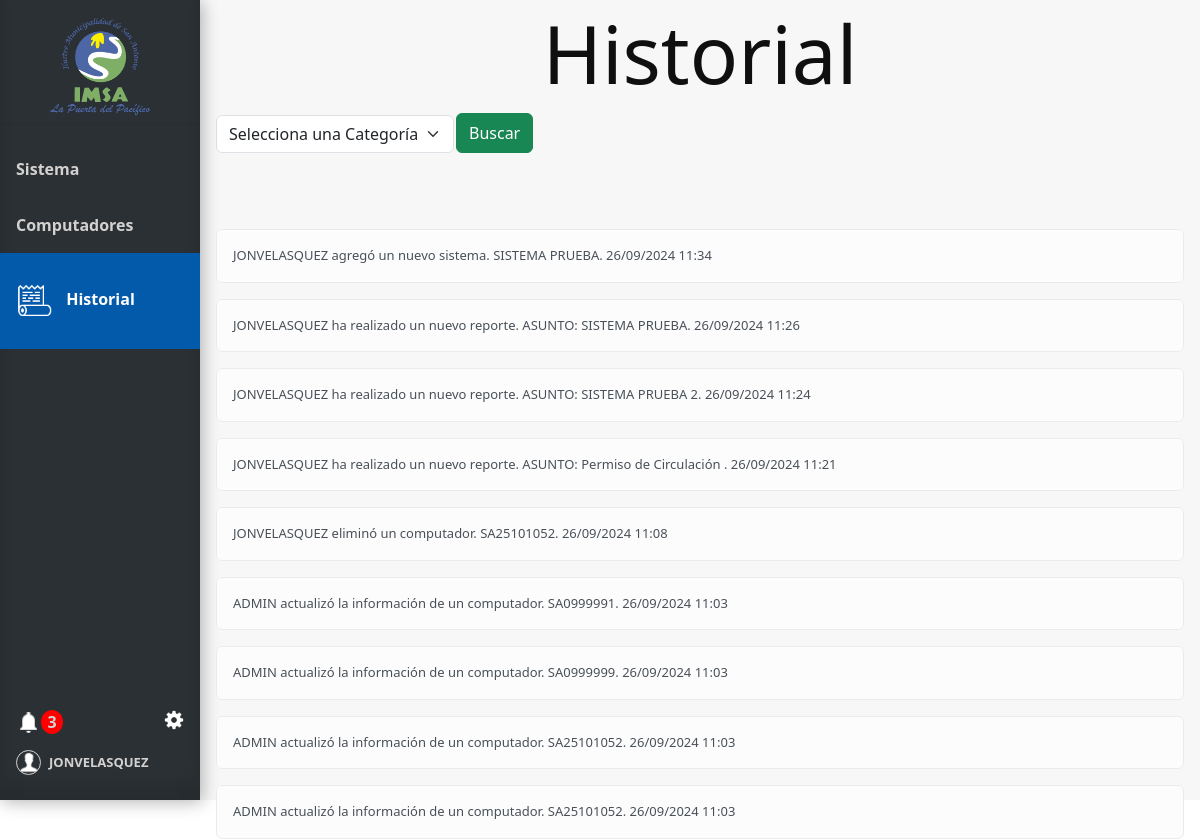
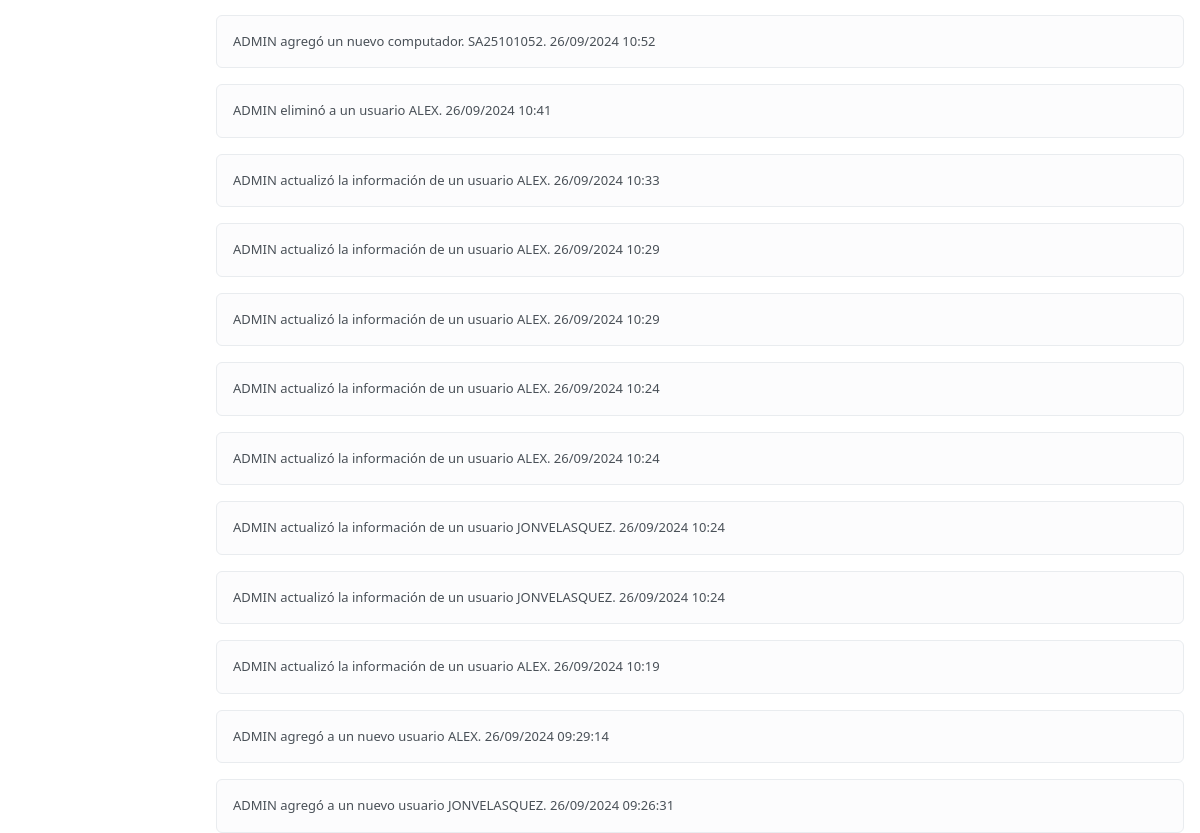
The page /historial (signed in) on the database as committed earlier (2 pictures, top to bottom).
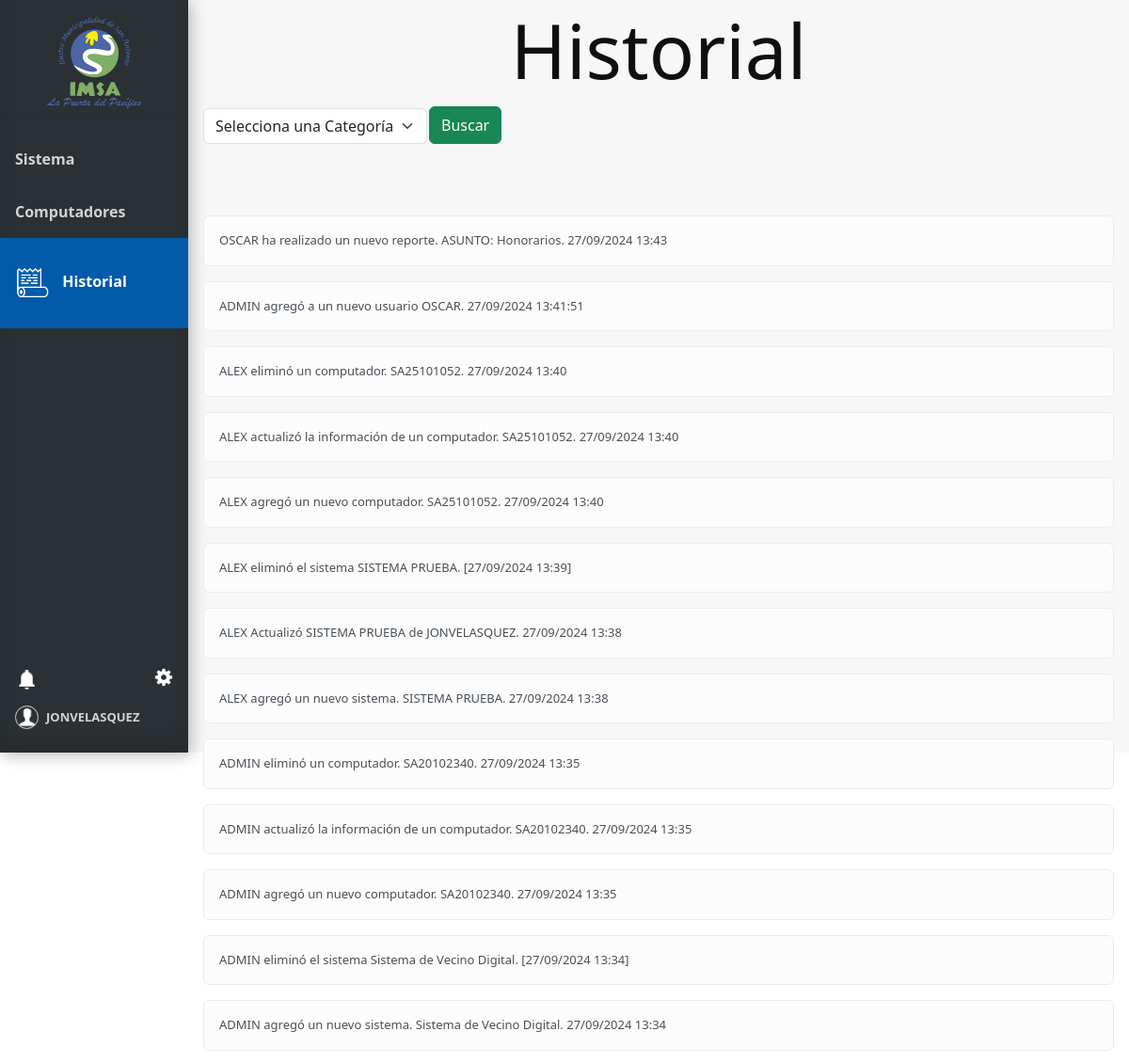
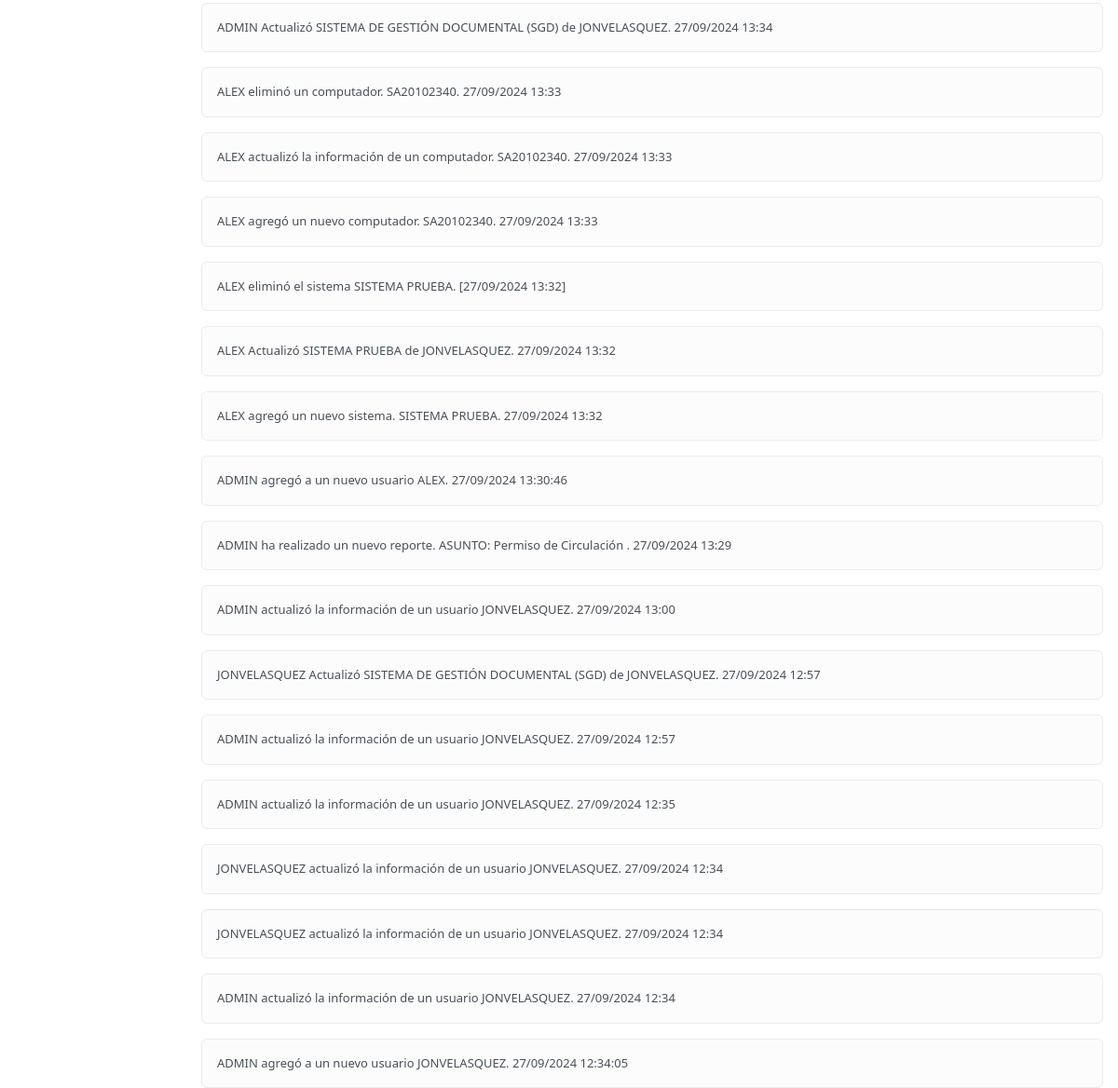
The same page on the database as committed later (2 pictures, top to bottom).
### tables this page shows
CREATE TABLE Usuario (
    Id_usuario INTEGER PRIMARY KEY AUTOINCREMENT,
    Nombre_user VARCHAR(100),
    Email VARCHAR(100),
    Psw VARCHAR(100),
    id_tipo_usuario INTEGER,
    FOREIGN KEY (id_tipo_usuario) REFERENCES Tipo_usuario(id_tipo_usuario)
);

CREATE TABLE Historial (
    Id_historial INTEGER PRIMARY KEY AUTOINCREMENT,
    usuario_historial VARCHAR(100),
    descripcion VARCHAR(100),
    fecha VARCHAR(100),
    id_categoria INTEGER,
    FOREIGN KEY (id_categoria) REFERENCES Categoria_Historial(id_categoria)
);

### app.py (the view, shortened to what this page needs)
@app.route('/historial', methods=['GET'])
@login_required
def historial():
    conn = get_db_connection()
    user=current_user
    num_notificaciones_totales = get_total_notifications(user.id)
    info_notificaciones = get_info_notifications(user.id)
    try:
        categoria_id = request.args.get('categoria')
        categorias = conn.execute("SELECT * FROM Categoria_historial").fetchall()
        registros = conn.execute("SELECT * FROM Historial ORDER BY fecha DESC").fetchall()
        return render_template('historial.html', registros=registros, categorias=categorias,  user=user, num_notificaciones_totales=num_notificaciones_totales, info_notificaciones=info_notificaciones)
    except Exception as e:
        flash(f"Error: {str(e)}", "danger")
    finally:
        conn.close()

### app.py (called while the page is built)
@login_manager.user_loader
def load_user(user_id):
    return Usuario.get_by_id(user_id)

def get_db_connection():
    conn = sqlite3.connect('database.db')
    conn.row_factory = sqlite3.Row
    return conn

def get_total_notifications(user_id):
    conn = get_db_connection()
    total_notifications = conn.execute(
        'SELECT COUNT(*) FROM Notificaciones WHERE id_usuario = ?  AND leido = false',
        (user_id,)
    ).fetchone()[0]
    conn.close()
    return total_notifications

def get_info_notifications(user_id):
    conn = get_db_connection()
    info_notifiaciones= conn.execute(
        'SELECT * FROM Notificaciones WHERE id_usuario = ? ORDER BY id_notificacion DESC LIMIT 6',
        (user_id,)
    ).fetchall()
    conn.close()
    return info_notifiaciones

### model.py (called while the page is built)
def get_db_connection():
    conn = sqlite3.connect('database.db')
    conn.row_factory = sqlite3.Row
    return conn

    @staticmethod
    def get_by_id(id_usuario):
        conn = get_db_connection()
        user_data = conn.execute('SELECT * FROM Usuario WHERE Id_usuario = ?', (id_usuario,)).fetchone()
        conn.close()
        if user_data:
            return Usuario(
                user_data['Id_usuario'],
                user_data['Nombre_user'],
                user_data['Email'],
                user_data['Psw'],
                user_data['id_tipo_usuario']
            )
        return None

### templates/historial.html (shortened to what this page needs)
{% extends 'base.html' %}
{% block head %}
<link rel="stylesheet" href="{{ url_for('static', filename='css/style_historial.css') }}">
{% endblock %}
{% block content %}
<h1 class="block-effect" style="--td:0.3s">
    <div class="block-reveal" style="--bc: #2b3034; --d: 0.5s">Historial</div>
</h1>
<div class="head">
    <form method="get" action="{{ url_for('historial') }}" id="filtro-form">
        <div class="doble-filtro-sistema">
            <div>
                <div class="filtro">
                    <select class="form-select form-select-bg" name="categoria" aria-label="Selecciona una Categoría">
                        <option value="">Selecciona una Categoría</option>
                    </select>
                </div>
            </div>
            <button class="btn btn-success" type="button" id="filtro-boton">Buscar</button>
        </div>
    </form>
</div>
{% if registros or historial_data %}
<div class="mt-3">
    {% for registro in (registros or historial_data) %}
    <div class="alert alert-light" role="alert">
        {{ registro['usuario_historial'] }} {{ registro['descripcion'] }}
    </div>
    {% endfor %}
</div>
{% else %}
<div class="alert alert-danger" role="alert">
    No existen registros.
</div>
{% endif %}
{% endblock %}

### templates/base.html (shortened to what this page needs)
<!doctype html>
<html lang="es">
<head>
  {% block head %} {% endblock %}
  <link rel="stylesheet" href="{{ url_for('static', filename='css/style_base.css') }}">
  <link rel="stylesheet" href="{{ url_for('static', filename='css/style_ajustes.css') }}">
  <link href="https://cdn.jsdelivr.net/npm/bootstrap@5.3.3/dist/css/bootstrap.min.css" rel="stylesheet"
>
</head>
<body>
  <div class="sidebar" style="display: flex; flex-direction: column; height: 100vh;">
    <div class="tituloMenu">
      <img src="{{ url_for('static', filename='img/logo.png') }}" alt="Logo-IMSA" width="100px">
    </div>
    <hr>
    <a href="{{ url_for('index') }}" class="slide_right {% if request.endpoint == 'index' %}active{% endif %}">
      <b id="menu-link">Sistema</b>
    </a>
    <a href="{{ url_for('computadores') }}"
      class="slide_right {% if request.endpoint == 'computadores' %}active{% endif %}">
      <b id="menu-link">Computadores</b>
    </a>
    <a href="{{ url_for('historial') }}" class="slide_right {% if request.endpoint == 'historial' %}active{% endif %}">
      <img id="icon-historial" class="menu-icon {% if request.endpoint == 'historial' %}show{% endif %}"
        src="{{ url_for('static', filename='img/icon-historial.png') }}" alt="icon-documentos">
      <b id="menu-link">Historial</b>
    </a>
    <div class="menuAbajo">
      <div class="ajuste_notificacion">
        <div class="notificacion">
          <a href="" class="icon" data-bs-toggle="modal" data-bs-target="#ModalNotifiaciones">
            <img id="icon-campana" src="{{ url_for('static', filename='img/icon-campana.png') }}" alt="logoCampana">
            <div>
              {% if num_notificaciones_totales > 0 %}
              <strong id="numero_notificacion">{{ num_notificaciones_totales }}</strong>
              {% endif %}
            </div>
          </a>
        </div>
        <div class="ajustes">
          <a href="" class="icon" data-bs-toggle="modal" data-bs-target="#ModalAjustes">
            <img async id="icon-ajuste" src="{{ url_for('static', filename='img/icon-ajuste.png') }}" alt="logoAjuste" ></a>
        </div>
      </div>
      <div class="bodyCuenta">
        <a href="#" id="cuenta">
          <img id="icon-cuenta" src="{{ url_for('static', filename='img/icon-usuario.png') }}" alt="">
          <b style="font-size: small;">{{ user.nombre_usuario}}</b>
        </a>
      </div>
  </div>
  </div>
  <div class="content">
    {% block content %}
    {% endblock %}
  </div>
</body>
</html>

### static/css/style_historial.css (style rules this page uses)
.alert { width: 100%; font-size: small; }

### static/css/style_base.css (style rules this page uses)
body { margin: 0; font-family: "Lato", sans-serif; background-color: #2b3034; height: 100vh; }
.content { background-color: #f7f7f7; height: 100vh; }
*, *::before, *::after { margin: 0; padding: 0; box-sizing: border-box; }
.block-effect { font-size: calc(8px + 6vw); }
.block-reveal { --t: calc(var(--td) + var(--d)); color: transparent; padding: 4px; position: relative; overflow: hidden; animation: revealBlock 0s var(--t) forwards; }
.block-reveal::after { content: ''; width: 0%; height: 100%; padding-bottom: 4px; position: absolute; top: 0; left: 0; background: var(--bc); animation: revealingIn var(--td) var(--d) forwards, revealingOut var(--td) var(--t) forwards; }
h1 { text-align: center; }
.tituloMenu { display: flex; flex-direction: column; margin-top: 10px; margin-bottom: 10px; align-items: center; height: 11%; }
.sidebar { margin: 0; padding: 0; width: 200px; background-color: #2b3034; position: fixed; height: 100%; overflow: auto; box-shadow: inset 0 -1em 1em rgba(0, 0, 0, 0.1), 0.1em 0.1em 1em rgba(0, 0, 0, 0.3); }
.sidebar>a { display: flex; align-items: center; color: #d4d2d0; padding: 16px; text-decoration: none; display: inline-block; cursor: pointer; box-shadow: inset 0 0 0 0 #00213e; -webkit-transition: ease-out 0.4s; -moz-transition: ease-out 0.4s; transition: ease-out 0.4s; }
.sidebar>a.active { background-color: #045aaa; color: white; padding-top: 15%; padding-bottom: 15%; }
div.content { margin-left: 200px; padding: 1px 16px; height: 100%; }
.menu-icon { display: none; width: 36px; margin-right: 10px; }
#menu-link { margin: 15px 0px 15px 0px; }
.sidebar a.active .menu-icon, .sidebar a:hover .menu-icon { display: inline-block; }
.menuAbajo { display: flex; margin-top: auto; color: #d4d2d0; padding: 16px 16px 25px 16px; flex-direction: column; }
.menuAbajo a { color: #d4d2d0; text-decoration: none; cursor: pointer; }
.bodyCuenta { width: 80%; display: flex; justify-content: start; align-content: center; }
#cuenta { display: flex; align-items: center; }
#icon-cuenta { width: 25px; border: solid 1px; border-radius: 50%; margin-right: 8px; }
#icon-ajuste { width: 20px; }
.ajuste_notificacion { display: flex; flex-direction: row; justify-content: space-between; width: 100%; margin-bottom: 10px; }
.ajustes { display: flex; align-items: start; }
.ajustes img { padding-bottom: 10px; }
.notificacion a { display: flex; flex-direction: row; }
.icon { transition-duration: 0.3s; -webkit-tap-highlight-color: rgba(0, 0, 0, 0); transform: translateZ(0); box-shadow: 0 0 1px rgba(0, 0, 0, 0); }
#icon-campana { width: 25px; height: 25px; }
.head { height: 100px; }
.filtro { margin-top: 1%; padding-right: 1%; display: flex; flex-direction: row; width: 100%; }
#filtro-form { width: 100%; }
.doble-filtro-sistema { width: 100%; display: flex; flex-direction: row; }

Rows that differ between the two databases and show on the page:
added Historial: usuario_historial "OSCAR", descripcion "ha realizado un nuevo reporte. ASUNTO: Honorarios. 27/09/2024 13:43"
added Historial: usuario_historial "ADMIN", descripcion "agregó a un nuevo usuario OSCAR. 27/09/2024 13:41:51"
added Historial: usuario_historial "ALEX", descripcion "eliminó un computador. SA25101052. 27/09/2024 13:40"
added Historial: usuario_historial "ALEX", descripcion "actualizó la información de un computador. SA25101052. 27/09/2024 13:40"
added Historial: usuario_historial "ALEX", descripcion "agregó un nuevo computador. SA25101052. 27/09/2024 13:40"
added Historial: usuario_historial "ALEX", descripcion "eliminó el sistema SISTEMA PRUEBA. [27/09/2024 13:39]"
added Historial: usuario_historial "ALEX", descripcion "Actualizó SISTEMA PRUEBA de JONVELASQUEZ. 27/09/2024 13:38"
added Historial: usuario_historial "ALEX", descripcion "agregó un nuevo sistema. SISTEMA PRUEBA. 27/09/2024 13:38"
added Historial: usuario_historial "ADMIN", descripcion "eliminó un computador. SA20102340. 27/09/2024 13:35"
changed Historial: usuario_historial "JONVELASQUEZ" → "ADMIN"; descripcion "agregó un nuevo sistema. SISTEMA PRUEBA. 26/09/2024 11:34" → "actualizó la información de un computador. SA20102340. 27/09/2024 13:35"
changed Historial: usuario_historial "JONVELASQUEZ" → "ADMIN"; descripcion "ha realizado un nuevo reporte. ASUNTO: SISTEMA PRUEBA. 26/09/2024 11:26" → "agregó un nuevo computador. SA20102340. 27/09/2024 13:35"
changed Historial: usuario_historial "JONVELASQUEZ" → "ADMIN"; descripcion "ha realizado un nuevo reporte. ASUNTO: SISTEMA PRUEBA 2. 26/09/2024 11:24" → "eliminó el sistema Sistema de Vecino Digital. [27/09/2024 13:34]"
changed Historial: usuario_historial "JONVELASQUEZ" → "ADMIN"; descripcion "ha realizado un nuevo reporte. ASUNTO: Permiso de Circulación . 26/09/2024 11:21" → "agregó un nuevo sistema. Sistema de Vecino Digital. 27/09/2024 13:34"
changed Historial: usuario_historial "JONVELASQUEZ" → "ADMIN"; descripcion "eliminó un computador. SA25101052. 26/09/2024 11:08" → "Actualizó SISTEMA DE GESTIÓN DOCUMENTAL (SGD) de JONVELASQUEZ. 27/09/2024 13:34"
changed Historial: usuario_historial "ADMIN" → "ALEX"; descripcion "actualizó la información de un computador. SA0999991. 26/09/2024 11:03" → "eliminó un computador. SA20102340. 27/09/2024 13:33"
changed Historial: usuario_historial "ADMIN" → "ALEX"; descripcion "actualizó la información de un computador. SA0999999. 26/09/2024 11:03" → "actualizó la información de un computador. SA20102340. 27/09/2024 13:33"
changed Historial: usuario_historial "ADMIN" → "ALEX"; descripcion "actualizó la información de un computador. SA25101052. 26/09/2024 11:03" → "agregó un nuevo computador. SA20102340. 27/09/2024 13:33"
changed Historial: usuario_historial "ADMIN" → "ALEX"; descripcion "actualizó la información de un computador. SA25101052. 26/09/2024 11:03" → "eliminó el sistema SISTEMA PRUEBA. [27/09/2024 13:32]"
changed Historial: usuario_historial "ADMIN" → "ALEX"; descripcion "agregó un nuevo computador. SA25101052. 26/09/2024 10:52" → "Actualizó SISTEMA PRUEBA de JONVELASQUEZ. 27/09/2024 13:32"
changed Historial: usuario_historial "ADMIN" → "ALEX"; descripcion "eliminó a un usuario ALEX. 26/09/2024 10:41" → "agregó un nuevo sistema. SISTEMA PRUEBA. 27/09/2024 13:32"
changed Historial: descripcion "actualizó la información de un usuario ALEX. 26/09/2024 10:33" → "agregó a un nuevo usuario ALEX. 27/09/2024 13:30:46"
changed Historial: descripcion "actualizó la información de un usuario ALEX. 26/09/2024 10:29" → "ha realizado un nuevo reporte. ASUNTO: Permiso de Circulación . 27/09/2024 13:29"
changed Historial: descripcion "actualizó la información de un usuario ALEX. 26/09/2024 10:29" → "actualizó la información de un usuario JONVELASQUEZ. 27/09/2024 13:00"
changed Historial: usuario_historial "ADMIN" → "JONVELASQUEZ"; descripcion "actualizó la información de un usuario ALEX. 26/09/2024 10:24" → "Actualizó SISTEMA DE GESTIÓN DOCUMENTAL (SGD) de JONVELASQUEZ. 27/09/2024 12:57"
changed Historial: descripcion "actualizó la información de un usuario ALEX. 26/09/2024 10:24" → "actualizó la información de un usuario JONVELASQUEZ. 27/09/2024 12:57"
changed Historial: descripcion "actualizó la información de un usuario JONVELASQUEZ. 26/09/2024 10:24" → "actualizó la información de un usuario JONVELASQUEZ. 27/09/2024 12:35"
changed Historial (number 27 of 30 on the later page): usuario_historial "ADMIN" → "JONVELASQUEZ"; descripcion "actualizó la información de un usuario JONVELASQUEZ. 26/09/2024 10:24" → "actualizó la información de un usuario JONVELASQUEZ. 27/09/2024 12:34"
changed Historial (number 28 of 30 on the later page): usuario_historial "ADMIN" → "JONVELASQUEZ"; descripcion "actualizó la información de un usuario ALEX. 26/09/2024 10:19" → "actualizó la información de un usuario JONVELASQUEZ. 27/09/2024 12:34"
changed Historial (number 29 of 30 on the later page): descripcion "agregó a un nuevo usuario ALEX. 26/09/2024 09:29:14" → "actualizó la información de un usuario JONVELASQUEZ. 27/09/2024 12:34"
changed Historial: descripcion "agregó a un nuevo usuario JONVELASQUEZ. 26/09/2024 09:26:31" → "agregó a un nuevo usuario JONVELASQUEZ. 27/09/2024 12:34:05"
Other text that changed with them:
{{ num_notificaciones_totales }}: "3" → (not shown)
